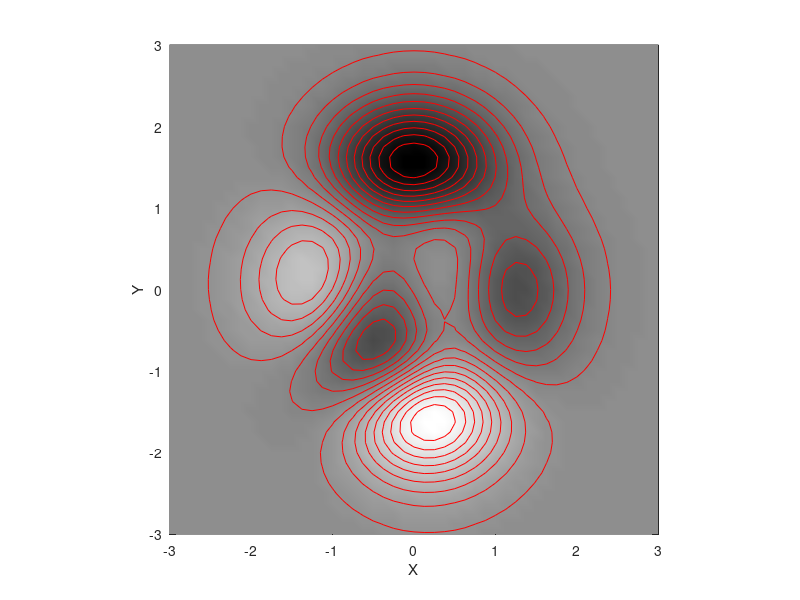

This figure's MATLAB source: (Note: this script raises an error after producing the figure.)
global OPT_METHOD	% optimization method
OPT_METHOD = 'simplex';	% this is used in peaksfcn.m 
global PREV_PT		% previous data point

var_n = 2;		% Number of input variables
range = [-3, 3; -3, 3];	% Range of the input variables
% Plot contours of peaks function
[x, y, z] = peaks;
pcolor(x,y,z); shading interp; hold on;
contour(x, y, z, 20, 'r');
hold off; colormap(gray);
colormap(flipud(colormap));	% flip colormap
axis square; xlabel('X'); ylabel('Y');
drawnow;

fcn = 'peaksfcn';

%delete(findobj(gcf, 'tag', 'currpt'));
PREV_PT = [];
x = randsrch(fcn, [2, -2], range);
line(x(1), x(2), 'linestyle', 'x', 'markersize', 10, ...
	'clipping', 'off', 'erase', 'none', ...
	'color', 'c', 'tag', 'member');

PREV_PT = [];
x = randsrch(fcn, [-1, -1], range);
line(x(1), x(2), 'linestyle', 'x', 'markersize', 10, ...
	'clipping', 'off', 'erase', 'none', ...
	'color', 'c', 'tag', 'member');

PREV_PT = [];
x = randsrch(fcn, [0, 1], range);
line(x(1), x(2), 'linestyle', 'x', 'markersize', 10, ...
	'clipping', 'off', 'erase', 'none', ...
	'color', 'c', 'tag', 'member');
